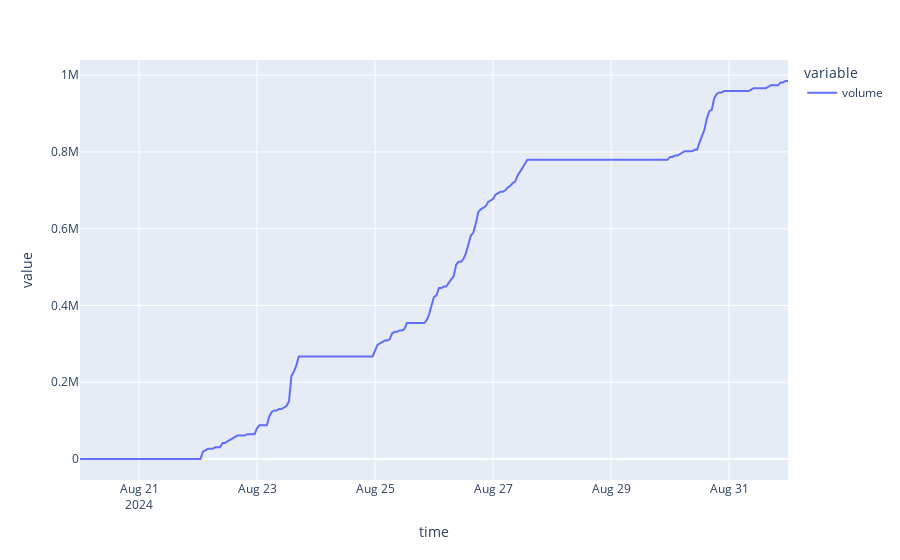

The notebook cell saved with this chart:
### Code cell
cumulative_vol = res["volume"].cumsum()
cumulative_vol_1h = cumulative_vol.resample("1h").last()
cumulative_vol_1h.plot()

### Figure 1 — Plotly figure (JSON) as saved in the notebook; plotly's stock layout.template omitted (floating-point values rounded to 4 significant figures; data arrays with more than 128 entries replaced by an {"elided": "..."} marker saying what was removed)
{"data": [{"hovertemplate": "variable=volume<br>time=%{x}<br>value=%{y}<extra></extra>", "legendgroup": "volume", "line": {"color": "#636efa", "dash": "solid"}, "marker": {"symbol": "circle"}, "mode": "lines", "name": "volume", "orientation": "v", "showlegend": true, "type": "scatter", "x": {"elided": "289 str values"}, "xaxis": "x", "y": {"elided": "289 float values"}, "yaxis": "y"}], "layout": {"legend": {"title": {"text": "variable"}, "tracegroupgap": 0}, "margin": {"t": 60}, "xaxis": {"anchor": "y", "domain": [0, 1], "title": {"text": "time"}}, "yaxis": {"anchor": "x", "domain": [0, 1], "title": {"text": "value"}}}}
